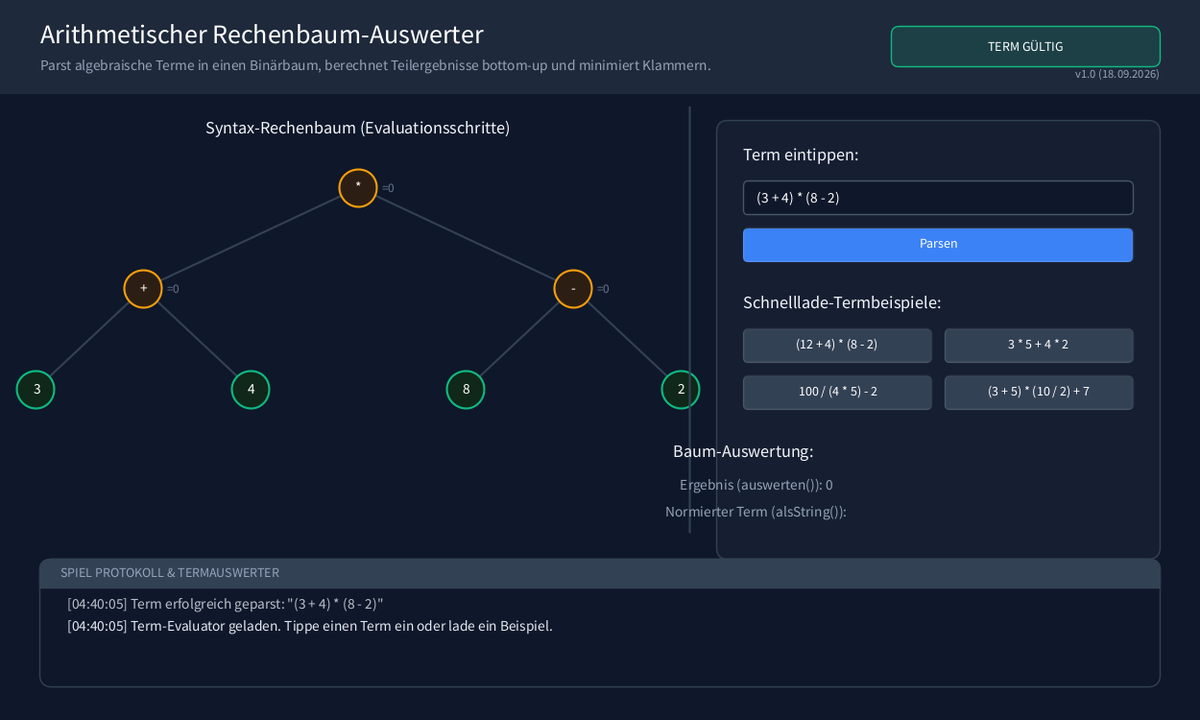
Frame 1 (no input)
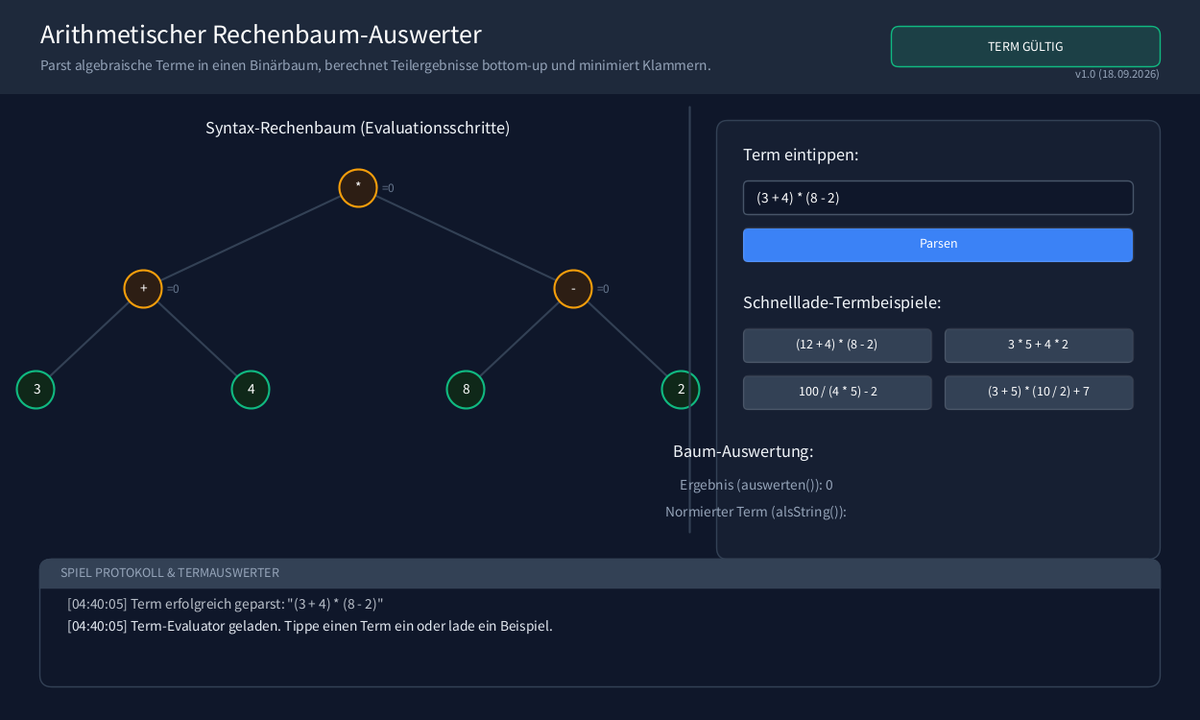
Frame 60 (the mouse pressed at the canvas centre just before this capture)
Frame 120 (the mouse held since frame 60 and released just before this capture): identical to frame 60, image omitted

The Processing sketch that drew these frames (run headless with seeded random() and noise(); from frame 60 on, the mouse is pressed at the canvas centre):

// Processing sketch: p10_terme
// ── p10_terme.pde
/**
 * Hauptprogramm: p10_terme (Schülervorlage)
 * 
 * Auswertung und Darstellung arithmetischer Ausdrücke mittels Rechenbäumen (ADT Binaerbaum).
 * 
 * ============================================================================
 * AUFGABENSTELLUNG / ZU IMPLEMENTIERENDE KLASSEN:
 * - TermAuswerter.pde:
 *   Verarbeitung und Auswertung mathematischer Termbäume:
 *   1. auswerten(Binaerbaum<Symbol> b):
 *      Rekursive Berechnung des Gesamtergebnisses. Blattknoten liefern ihren
 *      Zahlenwert (b.daten.getInt()). Innere Knoten berechnen rekursiv das linke
 *      und rechte Teilergebnis und verknüpfen sie mit dem Operator (+, -, *, /).
 *   2. alsString(Binaerbaum<Symbol> b):
 *      Rekursive Inorder-Traversierung zur Erzeugung des geklammerten
 *      mathematischen Ausdrucks als Text (z. B. "(3 + 4) * 2").
 * - (Vorgegeben: Symbol.pde, Binaerbaum.pde, p10_terme.pde [Term-Parser & GUI])
 * ============================================================================
 * 
 * @author Antigravity
 * @version September 2026
 */

Binaerbaum<Symbol> aktuellerBaum = null;
TermAuswerter auswerter = new TermAuswerter();

final float GUI_SCALE = 1.4;

// Log-Historie
ArrayList<String> aktionsLogs = new ArrayList<String>();

// Eingabevariablen
String termEingabe = "(3 + 4) * (8 - 2)";
boolean inputActive = false;
String errorMessage = null;

// Buttons
Button btnParse;
Button btnPreset1, btnPreset2, btnPreset3, btnPreset4;

void setup()
{
    size(1250, 750);
    surface.setResizable(true);
    
    // Buttons
    color colStandard = color(51, 65, 85);     // Slate 700
    color colAktion = color(59, 130, 246);     // Blau
    
    btnParse = new Button(230, 125, 65, 25, "Parsen", colAktion);
    
    btnPreset1 = new Button(50, 250, 140, 25, "(12 + 4) * (8 - 2)", colStandard);
    btnPreset2 = new Button(200, 250, 140, 25, "3 * 5 + 4 * 2", colStandard);
    btnPreset3 = new Button(50, 285, 140, 25, "100 / (4 * 5) - 2", colStandard);
    btnPreset4 = new Button(200, 285, 140, 25, "(3 + 5) * (10 / 2) + 7", colStandard);
    
    termParsen();
    
    logHinzufuegen("Term-Evaluator geladen. Tippe einen Term ein oder lade ein Beispiel.");
}

void termParsen()
{
    errorMessage = null;
    try
    {
        aktuellerBaum = TermParser.parse(termEingabe);
        logHinzufuegen("Term erfolgreich geparst: \"" + termEingabe + "\"");
    }
    catch (Exception x)
    {
        aktuellerBaum = null;
        errorMessage = x.getMessage();
        logHinzufuegen("Fehler beim Parsen: " + errorMessage);
    }
}

void draw()
{
    float w = width / GUI_SCALE;
    float h = height / GUI_SCALE;
    
    background(15, 23, 42); // Deep Slate
    
    pushMatrix();
    scale(GUI_SCALE);
    
    // 1. Header
    fill(30, 41, 59);
    noStroke();
    rect(0, 0, w, 70);
    
    fill(255);
    textSize(20);
    textAlign(LEFT, CENTER);
    text("Arithmetischer Rechenbaum-Auswerter", 30, 25);
    
    fill(148, 163, 184);
    textSize(11);
    text("Parst algebraische Terme in einen Binärbaum, berechnet Teilergebnisse bottom-up und minimiert Klammern.", 30, 48);
    // Versionsnummer und Datum anzeigen
    fill(148, 163, 184);
    textSize(9);
    textAlign(RIGHT, BOTTOM);
    text("v1.0 (18.09.2026)", w - 30, 60);
    textAlign(LEFT, BASELINE); // Reset
    
    // Status-Badge
    boolean okay = (aktuellerBaum != null);
    fill(okay ? color(16, 185, 129, 40) : color(239, 68, 68, 40));
    stroke(okay ? color(16, 185, 129) : color(239, 68, 68));
    strokeWeight(1);
    rect(w - 230, 20, 200, 30, 6);
    fill(255);
    textSize(10);
    textAlign(CENTER, CENTER);
    text(okay ? "TERM GÜLTIG" : "SYNTAXFEHLER", w - 130, 34);
    
    // 2. Visualisierungsbereich
    float treeAreaW = w - 420;
    float treeAreaH = h - 210;
    
    // A. Linke Seite: Baum zeichnen
    pushMatrix();
    translate(30, 90);
    drawBaumGrafik(treeAreaW, treeAreaH);
    popMatrix();
    
    // Trennlinie
    stroke(51, 65, 85);
    strokeWeight(1.5);
    line(w - 380, 80, w - 380, h - 140);
    
    // B. Rechte Seite: Panel
    drawAnalysePanel(w - 360, 90, 330, h - 210);
    
    // 3. Log-Konsole (unten)
    fill(15, 23, 42);
    stroke(51, 65, 85);
    strokeWeight(1);
    rect(30, h - 120, w - 60, 95, 8);
    
    fill(51, 65, 85);
    rect(30, h - 120, w - 60, 22, 8, 8, 0, 0);
    fill(148, 163, 184);
    textSize(10);
    textAlign(LEFT, CENTER);
    text("SPIEL PROTOKOLL & TERMAUSWERTER", 45, h - 110);
    
    textSize(11);
    textAlign(LEFT, TOP);
    for (int i = 0; i < aktionsLogs.size(); i++)
    {
        fill(226, 232, 240, 255 - (aktionsLogs.size() - 1 - i) * 50);
        text(aktionsLogs.get(i), 50, h - 90 + i * 16);
    }
    
    popMatrix();
}

/**
 * Zeichnet den Rechenbaum.
 */
void drawBaumGrafik(float w, float h)
{
    // Titel
    fill(241, 245, 249);
    textSize(13);
    textAlign(CENTER, TOP);
    text("Syntax-Rechenbaum (Evaluationsschritte)", w / 2, 0);
    
    if (aktuellerBaum == null)
    {
        fill(148, 163, 184);
        textSize(12);
        textAlign(CENTER, CENTER);
        text("(Kein gültiger Baum - Syntaxfehler beheben)", w / 2, h / 2);
        return;
    }
    
    // Baum zeichnen
    drawKnoten(aktuellerBaum, w / 2, 50, 160, 75, -1, -1);
}

void drawKnoten(Binaerbaum<Symbol> k, float x, float y, float dx, float dy, float px, float py)
{
    if (k == null) return;
    
    // Verbindungslinie
    if (px != -1)
    {
        stroke(51, 65, 85);
        strokeWeight(1.5);
        line(px, py, x, y);
    }
    
    // Kinder zeichnen
    drawKnoten(k.links, x - dx, y + dy, dx * 0.5, dy, x, y);
    drawKnoten(k.rechts, x + dx, y + dy, dx * 0.5, dy, x, y);
    
    // Knotenfarbe: Operatoren sind orange-blau, Zahlen sind smaragdgrün
    boolean istOp = k.daten.istOperator();
    color strokeCol = istOp ? color(245, 158, 11) : color(16, 185, 129);
    color fillCol = istOp ? color(45, 30, 20) : color(15, 40, 25);
    
    stroke(strokeCol);
    strokeWeight(1.5);
    fill(fillCol);
    ellipse(x, y, 28, 28);
    
    fill(255);
    textSize(11);
    textAlign(CENTER, CENTER);
    text(k.daten.toString(), x, y - 1);
    
    // Didaktisches Highlight: Schreibe Teilergebnisse neben jeden Operator!
    if (istOp)
    {
        try
        {
            int teilErgebnis = auswerter.auswerten(k);
            fill(100, 116, 139);
            textSize(9.5);
            textAlign(LEFT, CENTER);
            text("=" + teilErgebnis, x + 18, y);
        }
        catch (Exception e)
        {
            fill(239, 68, 68);
            textSize(8);
            textAlign(LEFT, CENTER);
            text("=Err", x + 18, y);
        }
    }
}

/**
 * Zeichnet das rechte Kontroll-Panel.
 */
void drawAnalysePanel(float x, float y, float w, float h)
{
    // Container
    fill(30, 41, 59, 120);
    stroke(51, 65, 85);
    strokeWeight(1);
    rect(x, y, w, h, 8);
    
    // 1. Term-Eingabe
    fill(241, 245, 249);
    textSize(13);
    textAlign(LEFT, TOP);
    text("Term eintippen:", x + 20, y + 20);
    
    // Eingabefeld
    fill(15, 23, 42);
    stroke(inputActive ? color(59, 130, 246) : color(71, 85, 105));
    rect(x + 20, y + 45, 290, 25, 4);
    
    fill(255);
    textSize(11);
    textAlign(LEFT, CENTER);
    text(termEingabe + (inputActive && (frameCount / 20) % 2 == 0 ? "|" : ""), x + 30, y + 57);
    
    // Parsen-Button (neu platziert)
    btnParse.x = x + 20;
    btnParse.y = y + 80;
    btnParse.w = w - 40;
    btnParse.zeichnen();
    
    // 2. Schnelllade-Beispiele
    fill(241, 245, 249);
    textSize(13);
    textAlign(LEFT, TOP);
    text("Schnelllade-Termbeispiele:", x + 20, y + 130);
    
    btnPreset1.x = x + 20;
    btnPreset1.y = y + 155;
    btnPreset1.w = (w - 50) / 2;
    btnPreset1.zeichnen();
    
    btnPreset2.x = x + 30 + btnPreset1.w;
    btnPreset2.y = y + 155;
    btnPreset2.w = btnPreset1.w;
    btnPreset2.zeichnen();
    
    btnPreset3.x = x + 20;
    btnPreset3.y = y + 190;
    btnPreset3.w = btnPreset1.w;
    btnPreset3.zeichnen();
    
    btnPreset4.x = x + 30 + btnPreset1.w;
    btnPreset4.y = y + 190;
    btnPreset4.w = btnPreset1.w;
    btnPreset4.zeichnen();
    
    // 3. Auswertung
    fill(241, 245, 249);
    textSize(13);
    text("Baum-Auswertung:", x + 20, y + 245);
    
    if (aktuellerBaum != null)
    {
        fill(148, 163, 184);
        textSize(11);
        
        // Term auswerten
        try
        {
            int ergebnis = auswerter.auswerten(aktuellerBaum);
            String infixNormiert = auswerter.alsString(aktuellerBaum);
            
            text("Ergebnis (auswerten()): " + ergebnis, x + 30, y + 270);
            text("Normierter Term (alsString()):", x + 30, y + 290);
            
            fill(255);
            textSize(12);
            text(infixNormiert, x + 35, y + 310);
        }
        catch (Exception e)
        {
            fill(239, 68, 68);
            text("Berechnungsfehler: " + e.getMessage(), x + 30, y + 270);
        }
    }
    else
    {
        fill(239, 68, 68);
        textSize(10.5);
        String err = (errorMessage != null) ? errorMessage : "Ungültiger Term";
        text("Syntaxfehler:\n" + err, x + 30, y + 270, w - 60, 100);
    }
}

void mousePressed()
{
    float lmX = mouseX / GUI_SCALE;
    float lmY = mouseY / GUI_SCALE;
    
    // Klick auf Eingabefeld prüfen
    float inX = width / GUI_SCALE - 360 + 20;
    float inY = 90 + 45;
    if (lmX >= inX && lmX <= inX + 290 && lmY >= inY && lmY <= inY + 25)
    {
        inputActive = true;
    }
    else
    {
        inputActive = false;
    }
    
    // Buttons
    if (btnParse.mouseOver())
    {
        termParsen();
    }
    if (btnPreset1.mouseOver())
    {
        termEingabe = "(12 + 4) * (8 - 2)";
        termParsen();
    }
    if (btnPreset2.mouseOver())
    {
        termEingabe = "3 * 5 + 4 * 2";
        termParsen();
    }
    if (btnPreset3.mouseOver())
    {
        termEingabe = "100 / (4 * 5) - 2";
        termParsen();
    }
    if (btnPreset4.mouseOver())
    {
        termEingabe = "(3 + 5) * (10 / 2) + 7";
        termParsen();
    }
}

void keyPressed()
{
    if (inputActive)
    {
        if ((key >= '0' && key <= '9') || "+-*/() ".contains(String.valueOf(key)))
        {
            if (termEingabe.length() < 35)
            {
                termEingabe += key;
            }
        }
        else if (key == BACKSPACE && termEingabe.length() > 0)
        {
            termEingabe = termEingabe.substring(0, termEingabe.length() - 1);
        }
        else if (key == ENTER || key == RETURN)
        {
            termParsen();
            inputActive = false;
        }
    }
}

void logHinzufuegen(String msg)
{
    String zeit = nf(hour(), 2) + ":" + nf(minute(), 2) + ":" + nf(second(), 2);
    aktionsLogs.add("[" + zeit + "] " + msg);
    if (aktionsLogs.size() > 4)
    {
        aktionsLogs.remove(0);
    }
}

/**
 * Hilfsklasse für interaktive GUI-Buttons.
 */
class Button
{
    float x, y, w, h;
    String label;
    color col;
    
    Button(float x, float y, float w, float h, String label, color col)
    {
        this.x = x;
        this.y = y;
        this.w = w;
        this.h = h;
        this.label = label;
        this.col = col;
    }
    
    void zeichnen()
    {
        boolean hover = mouseOver();
        color zeichnFarbe = hover ? lerpColor(col, color(255), 0.15) : col;
        
        fill(zeichnFarbe);
        stroke(255, 30);
        strokeWeight(1);
        rect(x, y, w, h, 4);
        
        fill(255);
        textSize(10);
        textAlign(CENTER, CENTER);
        text(label, x + w / 2, y + h / 2 - 2);
    }
    
    boolean mouseOver()
    {
        float lmX = mouseX / GUI_SCALE;
        float lmY = mouseY / GUI_SCALE;
        return lmX >= x && lmX <= x + w && lmY >= y && lmY <= y + h;
    }
}
// ── Binaerbaum.pde
/**
 * Ein Knoten eines Binärbaums (Schülervorlage)
 * Als statische Klasse deklariert zur Kompatibilität mit dem statischen Parser.
 * 
 * @author Rainer Helfrich (Original) / Antigravity (Processing-Konvertierung)
 * @version September 2026
 */
public static class Binaerbaum<T>
{
    /**
     * Der Datenwert des Knotens
     */
    public T daten;
    
    /**
     * Der linke Kindbaum
     */
    public Binaerbaum<T> links;
    
    /**
     * Der rechte Kindbaum
     */
    public Binaerbaum<T> rechts;
    
    /**
     * Erzeugt einen Blattknoten mit leerem Datenwert
     */
    public Binaerbaum()
    {
        this(null, null, null);
    }
    
    /**
     * Erzeugt einen Knoten mit Datenwert und Kindern
     * @param daten Der Datenwert
     * @param links Der linke Kindbaum
     * @param rechts Der rechte Kindbaum
     */
    public Binaerbaum(T daten, Binaerbaum<T> links, Binaerbaum<T> rechts)
    {
        this.daten = daten;
        this.links = links;
        this.rechts = rechts;
    }

    /**
     * Erzeugt einen Blattknoten mit Datenwert
     * @param daten Der Datenwert
     */
    public Binaerbaum(T daten)
    {
        this(daten, null, null);
    }
    
    /**
     * Gibt zurück, ob der Knoten ein Blatt ist
     * @return true, wenn der Knoten ein Blatt ist; false sonst
     */
    public boolean istBlatt()
    {
        return links == null && rechts == null;
    }
}

// ── Symbol.pde
/**
 * Stellt ein Symbol eines Rechenterms dar (Schülervorlage).
 * Als statische Klasse deklariert zur Kompatibilität mit dem statischen Parser.
 * 
 * @author Rainer Helfrich (Original) / Antigravity (Processing-Konvertierung)
 * @version September 2026
 */
static class Symbol
{
    /**
     * Der Operator bzw. der Wert des Symbols
     */
    private String wert;
    
    /**
     * Erzeugt ein neues Symbol.
     * @param s Der Wert des Symbols
     */
    Symbol(String s)
    {
        wert = s;
    }
    
    /**
     * Gibt zurück, ob es sich bei dem Symbol um einen Operator handelt.
     * @return true, wenn es ein Operator ist; false sonst
     */
    boolean istOperator()
    {
        return "+-*/".contains(wert);
    }
    
    /**
     * Gibt den Integer-Wert des Symbols zurück
     * @return Den Integer-Wert des Symbols, wenn es sich um eine Zahl handelt; 0 sonst
     */
    int getInt()
    {
        if (!istOperator())
        {
            return Integer.parseInt(wert);
        }
        return 0;
    }
    
    /**
     * Gibt zurück, ob es sich um einen Plus-Operator handelt
     * @return true, wenn das Symbol "+" ist; false sonst
     */
    boolean istPlus()
    {
        return wert.equals("+");
    }
       
    /**
     * Gibt zurück, ob es sich um einen Mal-Operator handelt
     * @return true, wenn das Symbol "*" ist; false sonst
     */
    boolean istMal()
    {
        return wert.equals("*");
    }
    
    /**
     * Gibt zurück, ob es sich um einen Minus-Operator handelt
     * @return true, wenn das Symbol "-" ist; false sonst
     */
    boolean istMinus()
    {
        return wert.equals("-");
    }

    /**
     * Gibt zurück, ob es sich um einen Geteilt-Operator handelt
     * @return true, wenn das Symbol "/" ist; false sonst
     */
    boolean istGeteilt()
    {
        return wert.equals("/");
    }
    
    /**
     * Gibt zurück, ob es sich um eine Punktrechnung handelt
     * @return true, wenn das Symbol "*" oder "/" ist; false sonst
     */
    boolean istPunktRechnung()
    {
        return istMal() || istGeteilt();
    }
    
    /**
     * Gibt zurück, ob es sich um eine Strichrechnung handelt
     * @return true, wenn das Symbol "+" oder "-" ist; false sonst
     */
    boolean istStrichRechnung()
    {
        return istPlus() || istMinus();
    }
    
    /**
     * Wandelt das Symbol in seine String-Darstellung um
     * @return Die String-Darstellung des Symbols
     */
    @Override
    public String toString()
    {
        return wert;
    }
}

// ── TermAuswerter.pde
/**
 * Klasse TermAuswerter (Schülervorlage)
 * 
 * Wertet arithmetische Rechenbäume rekursiv aus und wandelt sie in Text um.
 * 
 * ============================================================================
 * ZU IMPLEMENTIERENDE METHODEN (TODOs in dieser Klasse):
 * 1. int auswerten(Binaerbaum<Symbol> b)
 *    - Wenn b ein Blatt ist: b.daten.getInt() zurückgeben.
 *    - Sonst rekursiv links und rechts auswerten und mit dem Operator verknüpfen (+, -, *, /).
 * 2. String alsString(Binaerbaum<Symbol> b)
 *    - Rekursive Inorder-Traversierung mit Klammern um jede Operation erzeugen,
 *      z.B. "(" + alsString(b.links) + " " + op + " " + alsString(b.rechts) + ")".
 * ============================================================================
 * 
 * @author Rainer Helfrich (Original) / Antigravity (Processing-Konvertierung)
 * @version September 2026
 */
public class TermAuswerter
{
    /**
     * Wertet den Term, der durch den Binärbaum b gegeben ist, arithmetisch aus.
     * @param b Der auszuwertende Baum
     * @return Das Zahlergebnis des Terms
     */
    public int auswerten(Binaerbaum<Symbol> b)
    {
        //# TODO: Implementieren Sie die Auswertung des Rechenbaums b.
        // 1. Wenn b ein Blatt ist, geben Sie seinen Zahlenwert zurück (b.daten.getInt()).
        // 2. Werten Sie rekursiv den linken und rechten Teilbaum aus.
        // 3. Verknüpfen Sie die beiden Ergebnisse mit dem Operator aus b.daten (+, -, *, /) und geben Sie das Ergebnis zurück.
        
        return 0;
    }
    
    /**
     * Wandelt den Term, der durch den Binärbaum b gegeben ist, in eine lineare Termdarstellung um.
     * @param b Der umzuwandelnde Term
     * @return Der Term als lineare Zeichenkette
     */
    public String alsString(Binaerbaum<Symbol> b)
    {
        //# TODO: Implementieren Sie die Umwandlung des Rechenbaums b in eine lineare Textdarstellung.
        // Ein einfacher Ansatz ist die Inorder-Traversierung mit Klammern um jede Operation, z. B.:
        // (linkes_Ergebnis + rechtes_Ergebnis)
        
        return "";
    }
}

// ── TermParser.pde
import java.util.ArrayList;
import java.util.Stack;

/**
 * Wandelt einen als String gegebenen Term in einen Rechenbaum um (Schülervorlage).
 * Hier sollte nichts verändert werden.
 * 
 * @author Rainer Helfrich (Original) / Antigravity (Processing-Konvertierung)
 * @version September 2026
 */
public static class TermParser
{
    public static Binaerbaum<Symbol> parse(String term) throws Exception
    {
        ArrayList<String> out = tokenizeTerm(term);
        ArrayList<Symbol> postfix = buildPostfix(out);
        Binaerbaum<Symbol> rechenbaum = buildTree(postfix);
        return rechenbaum;
    }

    private static Binaerbaum<Symbol> buildTree(ArrayList<Symbol> postfix) throws Exception
    {
        if (postfix.size() == 0)
        {
            return null;
        }
        Stack<Binaerbaum<Symbol>> stack = new Stack<Binaerbaum<Symbol>>();
        for (Symbol s : postfix)
        {
            if (s.istOperator())
            {
                if (stack.size() < 2)
                {
                    throw new Exception("Fehler: Zu viele Operatoren");
                }
                Binaerbaum<Symbol> r = stack.pop();
                Binaerbaum<Symbol> l = stack.pop();
                Binaerbaum<Symbol> n = new Binaerbaum<Symbol>(s, l, r);
                stack.push(n);
            }
            else
            {
                stack.push(new Binaerbaum<Symbol>(s));
            }
        }
        if (stack.size() != 1)
        {
            throw new Exception("Fehler: Zu wenige Operatoren");
        }
        return stack.pop();
    }

    private static ArrayList<Symbol> buildPostfix(ArrayList<String> infix) throws Exception
    {
        Stack<String> stack = new Stack<String>();
        ArrayList<Symbol> postfix = new ArrayList<Symbol>();
        for(String token : infix)
        {
            if (isNumeric(token))
            {
                postfix.add(new Symbol(token));
            }
            else if (token.equals("("))
            {
                stack.push(token);
            }
            else if (token.equals(")"))
            {
                while(true)
                {
                    if (stack.isEmpty())
                    {
                        throw new Exception("Fehler: Ungültiger Term.");
                    }
                    String t = stack.pop();
                    if (t.equals("("))
                    {
                        break;
                    }
                    postfix.add(new Symbol(t));
                }
            }
            else 
            {
                while (!stack.isEmpty())
                {
                    String top = stack.peek();
                    if ("+-*/".contains(top) && ("+-".contains(token) || "*/".contains(top)))
                    {
                        stack.pop();
                        postfix.add(new Symbol(top));
                    }
                    else
                    {
                        break;
                    }
                }
                stack.push(token);
            }
        }
        while(!stack.isEmpty())
        {
            String top = stack.pop();
            if (top.equals("("))
            {
                throw new Exception("Fehler: Ungültig geklammerter Term");
            }
            postfix.add(new Symbol(top));
        }
        return postfix;
    }

    private static boolean isNumeric(String s)
    {
        try
        {
            Integer.parseInt(s);
            return true;
        }
        catch(Exception x)
        {
        }
        return false;
    }

    private static ArrayList<String> tokenizeTerm(String strTerm) throws Exception
    {
        char[] term = strTerm.toCharArray();
        ArrayList<String> tokens = new ArrayList<String>();
        String numberToken = null;
        for (char c : term)
        {
            if (Character.isDigit(c))
            {
                if (numberToken == null)
                    numberToken = "";
                numberToken += String.valueOf(c);
            }
            else if ("+-*/()".contains(String.valueOf(c)) || Character.isWhitespace(c))
            {
                if (numberToken != null)
                {
                    tokens.add(numberToken);
                    numberToken = null;
                }
                if (!Character.isWhitespace(c))
                {
                    tokens.add(String.valueOf(c));
                }
            }
            else
            {
                throw new Exception("Fehler: Ungültige Zeichen in Term.");
            }
        }
        if (numberToken != null)
        {
            tokens.add(numberToken);
        }
        return tokens;
    }
}
